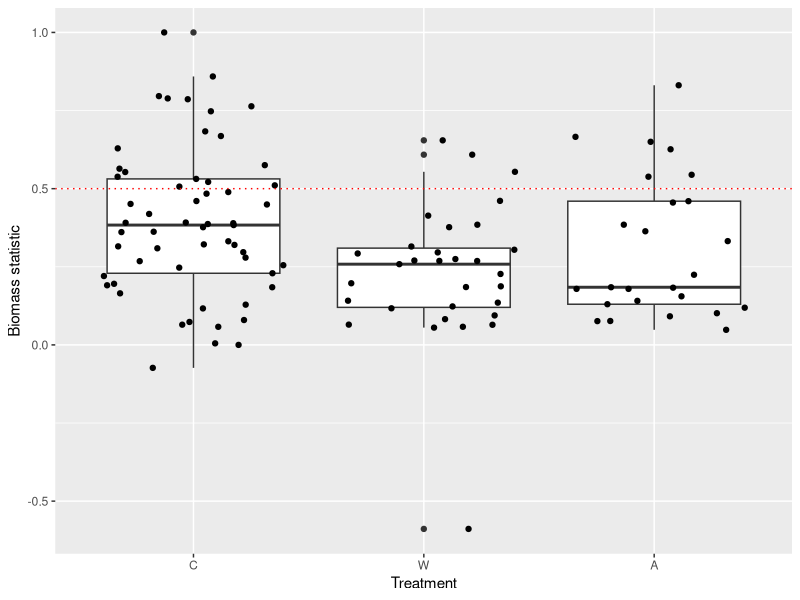

The R source for this figure: (Note: this script raises an error after producing the figure.)
library(ggplot2)
library(data.table)

biomass <- fread("../raw_data/Pitfall_Trap_Biomass_Data.csv")
biomass$StartDate <- as.Date(biomass$StartDate, origin = "1970-01-01")
metatable <- fread("../cleaned_data/metadata.csv")
metatable <- metatable[!is.na(Site)]

biomass <- dcast(biomass, StartDate+Site~Distance, value.var=c("Biomass"))
setnames(biomass, c("0m","5m"), c("Near","Far"))
biomass[metatable, Treatment := i.Treatment, on=.(Site, StartDate)]


biomass[, Index := Far/(Near+Far), by = .(StartDate,Site)]

biomass <- biomass[Treatment %in% c("A","C","W")]

biomass$Treatment <- factor(biomass$Treatment, levels=c("C","W","A"), ordered = TRUE)

ggplot(biomass, aes(Treatment, Index)) +
  geom_boxplot() +
  labs(y = "Biomass statistic") +
  geom_jitter() +
  geom_hline(aes(yintercept = 0.5),colour="red",linetype="dotted")


wilcoxon_biomass <- data.frame(W = wilcox.test(biomass[Treatment == ("W"),Index], biomass[Treatment == ("C"),Index], 
            alternative = "two.sided", exact = FALSE)$p.value,
            A = wilcox.test(biomass[Treatment == ("A"),Index], biomass[Treatment == ("C"),Index], 
            alternative = "two.sided", exact = FALSE)$p.value)




pdf("../plots/biomass.pdf", w=16, h=9)
ggplot(data=interp_table[Site == 6 & LightOn == 1 & Timestamp %between% c(as.POSIXct("2023-07-01"), as.POSIXct("2023-08-01"))]) +
  geom_point(aes(x=Timestamp,y=Intensity,colour=as.factor(Treatment))) +
  geom_point(aes(x=Timestamp,y=AS03),colour="blue") +
  geom_point(aes(x=Timestamp,y=AS06),colour="orange")
dev.off()


















# source("reshape.R")
# 
# master <- format_master("Collection_Date_Site_Treatment_Notes.csv")
# 
# master
# biomass
# head(master)
# # want to select rows of biomass where master status is blank
# 
# master[master$Status=="",]$Date
# 
# dim(biomass[biomass$Treatment=="A",])
# dim(biomass[biomass$Treatment=="C",])
# dim(biomass[biomass$Treatment=="W",])
# 
# status_good <- biomass[biomass$Date %in% master[master$Status=="",]$Date,]
# status_good <- status_good[status_good$Treatment!= "",]
# 
# dim(status_good[status_good$Treatment=="A",])
# dim(status_good[status_good$Treatment=="C",])
# dim(status_good[status_good$Treatment=="W",])
# 
# status_good[status_good$Distance=="0m",]
# # Date, Site, Treatment, Distance:
#   # let's try to make 3 datasets:
#   # 1 for each treatment
#   # each dataset has all sites averaged per date
# 
# 
# summary_biomass <- status_good[status_good$Distance=="0m" & status_good$Date <= as.POSIXct("2023-08-30 PDT"),] %>%
#   group_by(Date,Treatment) %>%
#   summarise(across(c(Biomass),list(mean=mean)))
# 
# summary_biomass
# 
# bmplot <- ggplot(data=summary_biomass, aes(x=Date, y=Biomass_mean, color=Treatment)) +
#   geom_point() +
#   scale_color_manual(values=c("C" = "black",
#                               "W" = "blue",
#                               "A" = "orange"))
# bmplot
#   
#   
#   pberry <- ggplot(data=dfb2, aes(x=reorder(berry_species,-mean_pupae$x), y=dfb2$mean_pupae$x)) + 
#   geom_boxplot() + xlab("Berry species") + ylab("Pupae per sample") + 
#   ggtitle("2022 SWD pupae per sample by berry species") +
#   theme_bw() +
#   theme(axis.line = element_line(colour = "black"),
#         panel.grid.major = element_blank(),
#         panel.grid.minor = element_blank(),
#         panel.border = element_blank(),
#         panel.background = element_blank()) 
# 
# pberry
# 
# 
# lets <- c("A","A","B","B", "C","C","D","D")
# nums <- c("1","3","5","6","7","8","9","10")
# d <- data.frame(lets=lets,nums=nums)
# d[3,1]
# d[d$lets=="A",]
# subs <- c("A","C")
# d[d$lets %in% subs,]
# 
# 
# 
# set.seed(1)
# 
# sample_df <- data.frame(
#   group=factor(rep(letters[1:3],each=10)),
#   value=rnorm(30),
#   day=rep(1:10,times=3)
# )
# 
# sample_df
# 
# aggregate(x = sample_df$value, by = list(sample_df$group,sample_df$day), FUN = "mean")
# 
# group_means_df <- setNames(
#   aggregate(value, by(day,group), sample_df, mean),
#   c("day","group_mean")
# )
# group_means_df
# 
# ggplot(data = sample_df, mapping = aes(x = group, y = value)) +
#   geom_point() +
#   geom_point(
#     mapping = aes(y=group_mean), data = group_means_df,
#     colour = 'red', size = 3
#   )
